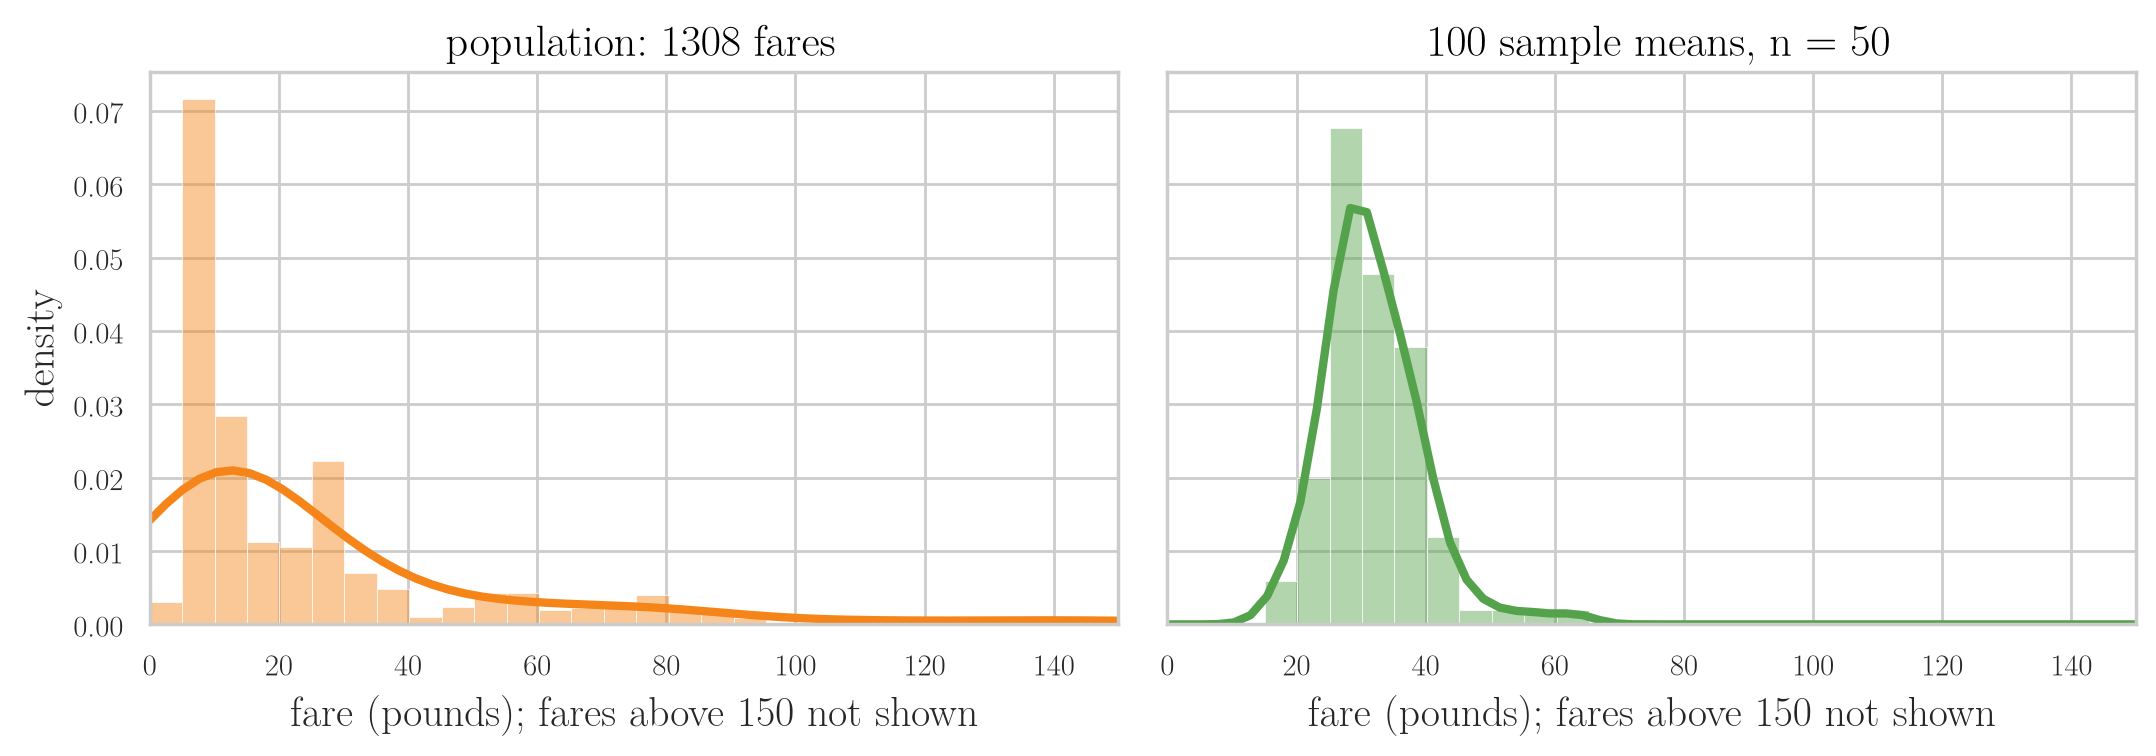

This figure's Python source:
"""Titanic fares: the population of 1308 known fares (right-skewed) against the means of 100 samples of 50
passengers (close to a bell). Same sampling as the Notebook."""
from pathlib import Path
import numpy as np
import pandas as pd
import seaborn as sns
import seaborn.objects as so

here = Path(__file__).parent
data = here.parent / "data"
df = pd.concat([pd.read_csv(data / "titanic_train.csv").drop(columns="Survived"),
                pd.read_csv(data / "titanic_test.csv")]).sample(frac=1, random_state=42)
fare = df["Fare"].dropna()
rng = np.random.default_rng(42)
means = np.array([fare.sample(50, random_state=rng).mean() for _ in range(100)])
long = pd.concat([pd.DataFrame({"fare": fare, "panel": "population: 1308 fares"}),
                  pd.DataFrame({"fare": means, "panel": "100 sample means, n = 50"})], ignore_index=True)
plot = (
    so.Plot(long, x="fare", color="panel")
    .facet(col="panel")
    .add(so.Bars(alpha=0.45), so.Hist(stat="density", binwidth=5, common_norm=False), legend=False)
    .add(so.Line(linewidth=3), so.KDE(common_norm=False, cut=0), legend=False)
    .limit(x=(0, 150))
    .scale(color={"population: 1308 fares": "#F58518", "100 sample means, n = 50": "#54A24B"})
    .label(x="fare (pounds); fares above 150 not shown", y="density", col="")
    .layout(size=(11, 4))
    .theme({**sns.axes_style("whitegrid"), "font.family": "Latin Modern Roman", "font.size": 14,
            "axes.titlesize": 16, "axes.labelsize": 15})
)
plot.save(here / "fare_clt.png", dpi=200, bbox_inches="tight")
plot.save(here / "fare_clt.pdf", bbox_inches="tight")
